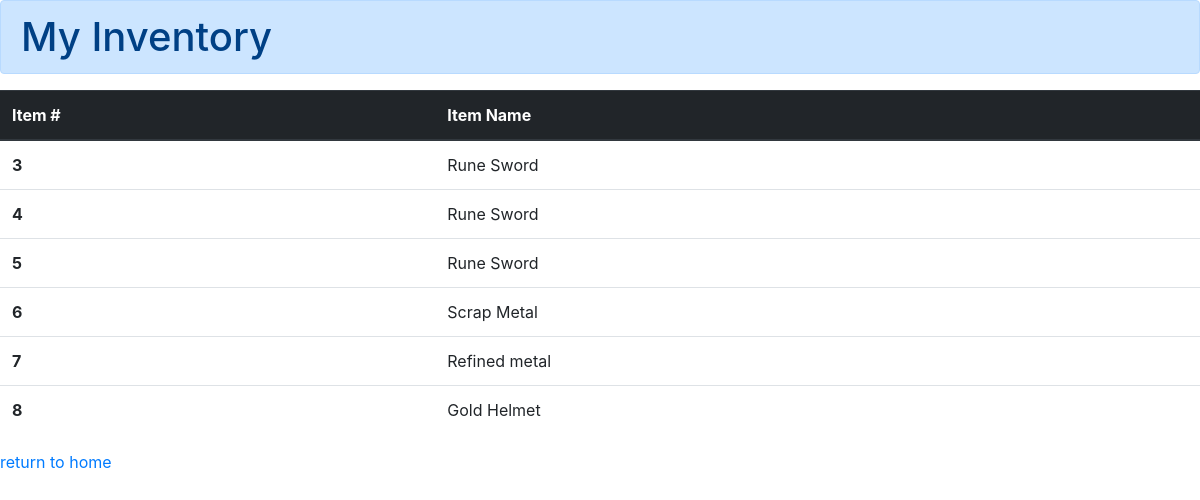
Screenshot of /inventory?uid=6 with the database file from the repository.
### tables this page shows
CREATE TABLE "items" (
	"iid"	INTEGER,
	"name"	TEXT,
	"uid"	INTEGER,
	"gid"	INTEGER,
	FOREIGN KEY("uid") REFERENCES "users"("uid"),
	FOREIGN KEY("gid") REFERENCES "game"("gid"),
	PRIMARY KEY("iid" AUTOINCREMENT)
);

### flask_main.py (the view)
@app.route('/inventory')
def inventory():
    con = sql.connect("database.db")
    con.row_factory = sql.Row
    uid = request.args.get('uid')
    print(uid, file=sys.stderr)
    cur = con.cursor()
    cur.execute('select * from items where uid=?', (uid,))
    rows = cur.fetchall()
    balance = cur.fetchone()
    return render_template("inventory.html", rows = rows, uid = uid)
    con.close()

### templates/inventory.html (shortened to what this page needs)
<!DOCTYPE html>
<html lang="en">
<head>
    <link rel="stylesheet" href="https://maxcdn.bootstrapcdn.com/bootstrap/4.0.0/css/bootstrap.min.css">
</head>
<body>
  <h1 class="alert alert-primary">My Inventory</h1>
  <table class="table">
    <thead class="thead-dark">
      <tr>
        <th scope="col">Item #</th>
        <th scope="col">Item Name</th>
      </tr>
    </thead>
    {% for row in rows %}
    <tr>
      <th scope="row">{{row["iid"]}}</th>
      <td>{{row["name"]}}</td>
   {% endfor %}
   </tr>
   </table>
      <a href ="/">return to home</a>
</body>
</html>

### rows the page displays
items: iid "3", name "Rune Sword"
items: iid "4", name "Rune Sword"
items: iid "5", name "Rune Sword"
items: iid "6", name "Scrap Metal"
items: iid "7", name "Refined metal"
items: iid "8", name "Gold Helmet"
